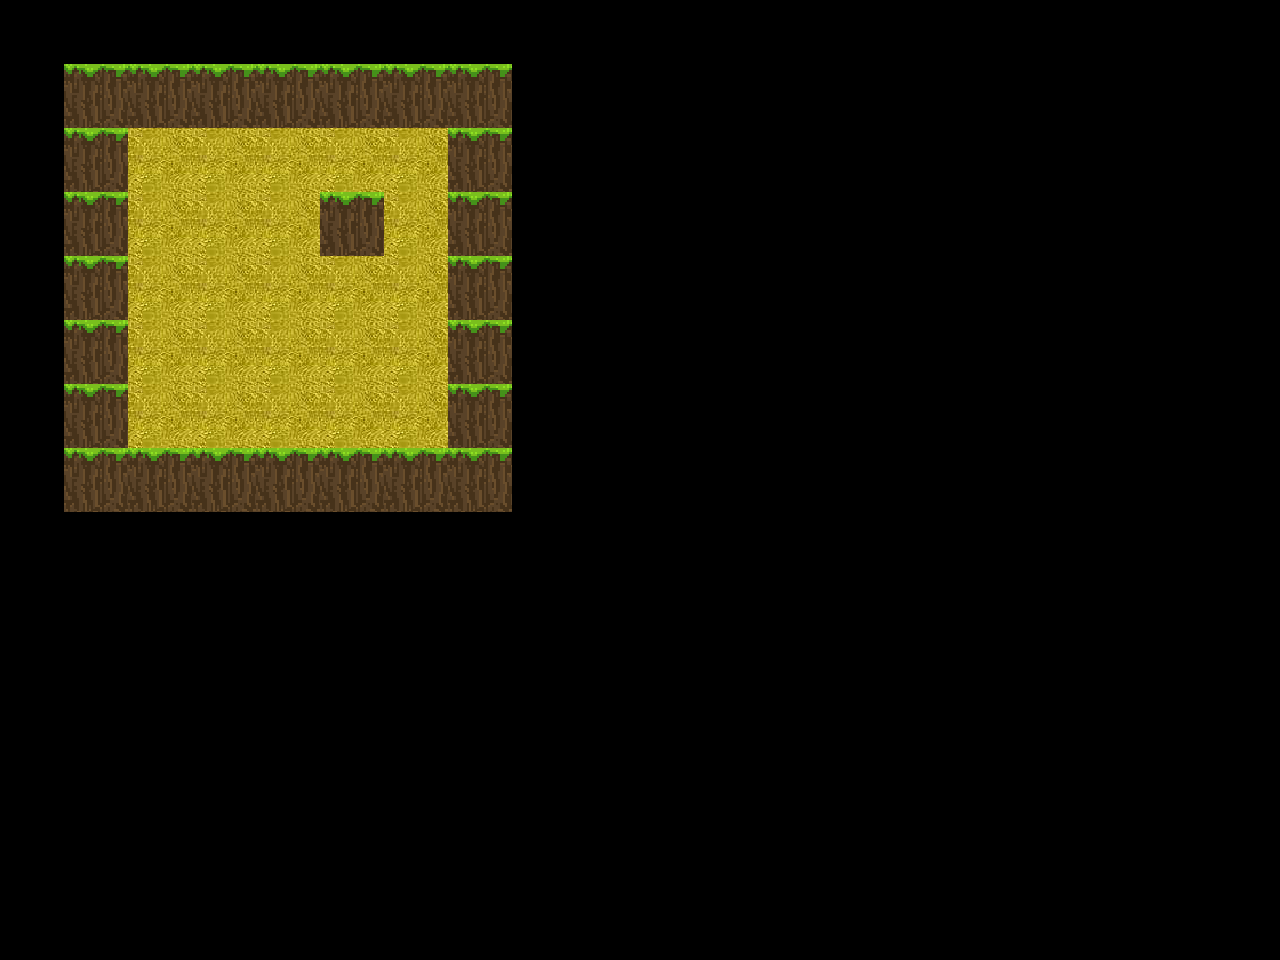

Below is a game level as drawn by its tile map, then a one-line description and the .tmx file that defines it, in full:
An orthogonal 20x15 tile map with 64x64 px tiles, 2 tile layers (Block, Road), 4 tilesets and 17 objects.

<map version="1.5" tiledversion="1.6.0" orientation="orthogonal" renderorder="right-down" width="20" height="15" tilewidth="64" tileheight="64" infinite="0" nextlayerid="10" nextobjectid="1519">
 <tileset firstgid="1" name="MapImage1" tilewidth="64" tileheight="64" tilecount="63" columns="9">
  <image source="../MapImage1.png" width="576" height="448" />
 </tileset>
 <tileset firstgid="64" name="role" tilewidth="64" tileheight="64" tilecount="1" columns="1">
  <image source="../role.png" width="64" height="64" />
 </tileset>
 <tileset firstgid="65" name="box1" tilewidth="64" tileheight="64" tilecount="1" columns="1">
  <image source="../box1.png" width="64" height="64" />
 </tileset>
 <tileset firstgid="66" name="point" tilewidth="64" tileheight="64" tilecount="1" columns="1">
  <image source="../point4.png" width="64" height="64" />
 </tileset>
 <layer id="1" name="Block" width="20" height="15">
  <data encoding="csv">
0,0,0,0,0,0,0,0,0,0,0,0,0,0,0,0,0,0,0,0,
0,36,36,36,36,36,36,36,0,0,0,0,0,0,0,0,0,0,0,0,
0,36,0,0,0,0,0,36,0,0,0,0,0,0,0,0,0,0,0,0,
0,36,0,0,0,36,0,36,0,0,0,0,0,0,0,0,0,0,0,0,
0,36,0,0,0,0,0,36,0,0,0,0,0,0,0,0,0,0,0,0,
0,36,0,0,0,0,0,36,0,0,0,0,0,0,0,0,0,0,0,0,
0,36,0,0,0,0,0,36,0,0,0,0,0,0,0,0,0,0,0,0,
0,36,36,36,36,36,36,36,0,0,0,0,0,0,0,0,0,0,0,0,
0,0,0,0,0,0,0,0,0,0,0,0,0,0,0,0,0,0,0,0,
0,0,0,0,0,0,0,0,0,0,0,0,0,0,0,0,0,0,0,0,
0,0,0,0,0,0,0,0,0,0,0,0,0,0,0,0,0,0,0,0,
0,0,0,0,0,0,0,0,0,0,0,0,0,0,0,0,0,0,0,0,
0,0,0,0,0,0,0,0,0,0,0,0,0,0,0,0,0,0,0,0,
0,0,0,0,0,0,0,0,0,0,0,0,0,0,0,0,0,0,0,0,
0,0,0,0,0,0,0,0,0,0,0,0,0,0,0,0,0,0,0,0
</data>
 </layer>
 <layer id="3" name="Road" width="20" height="15">
  <data encoding="csv">
0,0,0,0,0,0,0,0,0,0,0,0,0,0,0,0,0,0,0,0,
0,0,0,0,0,0,0,0,0,0,0,0,0,0,0,0,0,0,0,0,
0,0,54,54,54,54,54,0,0,0,0,0,0,0,0,0,0,0,0,0,
0,0,54,54,54,0,54,0,0,0,0,0,0,0,0,0,0,0,0,0,
0,0,54,54,54,54,54,0,0,0,0,0,0,0,0,0,0,0,0,0,
0,0,54,54,54,54,54,0,0,0,0,0,0,0,0,0,0,0,0,0,
0,0,54,54,54,54,54,0,0,0,0,0,0,0,0,0,0,0,0,0,
0,0,0,0,0,0,0,0,0,0,0,0,0,0,0,0,0,0,0,0,
0,0,0,0,0,0,0,0,0,0,0,0,0,0,0,0,0,0,0,0,
0,0,0,0,0,0,0,0,0,0,0,0,0,0,0,0,0,0,0,0,
0,0,0,0,0,0,0,0,0,0,0,0,0,0,0,0,0,0,0,0,
0,0,0,0,0,0,0,0,0,0,0,0,0,0,0,0,0,0,0,0,
0,0,0,0,0,0,0,0,0,0,0,0,0,0,0,0,0,0,0,0,
0,0,0,0,0,0,0,0,0,0,0,0,0,0,0,0,0,0,0,0,
0,0,0,0,0,0,0,0,0,0,0,0,0,0,0,0,0,0,0,0
</data>
 </layer>
 <objectgroup id="9" name="entity">
  <object id="1502" gid="66" x="192" y="192" width="64" height="64" />
  <object id="1503" gid="66" x="128" y="192" width="64" height="64" />
  <object id="1504" gid="66" x="128" y="256" width="64" height="64" />
  <object id="1505" gid="66" x="192" y="384" width="64" height="64" />
  <object id="1506" gid="66" x="128" y="448" width="64" height="64" />
  <object id="1507" gid="66" x="320" y="448" width="64" height="64" />
  <object id="1508" gid="66" x="384" y="256" width="64" height="64" />
  <object id="1509" gid="66" x="320" y="192" width="64" height="64" />
  <object id="1510" gid="65" x="192" y="192" width="64" height="64" />
  <object id="1511" gid="65" x="192" y="256" width="64" height="64" />
  <object id="1512" gid="65" x="128" y="256" width="64" height="64" />
  <object id="1513" gid="65" x="192" y="384" width="64" height="64" />
  <object id="1514" gid="65" x="192" y="448" width="64" height="64" />
  <object id="1515" gid="65" x="384" y="384" width="64" height="64" />
  <object id="1516" gid="65" x="320" y="384" width="64" height="64" />
  <object id="1517" gid="65" x="192" y="320" width="64" height="64" />
  <object id="1518" gid="64" x="128" y="448" width="64" height="64" />
 </objectgroup>
</map>
